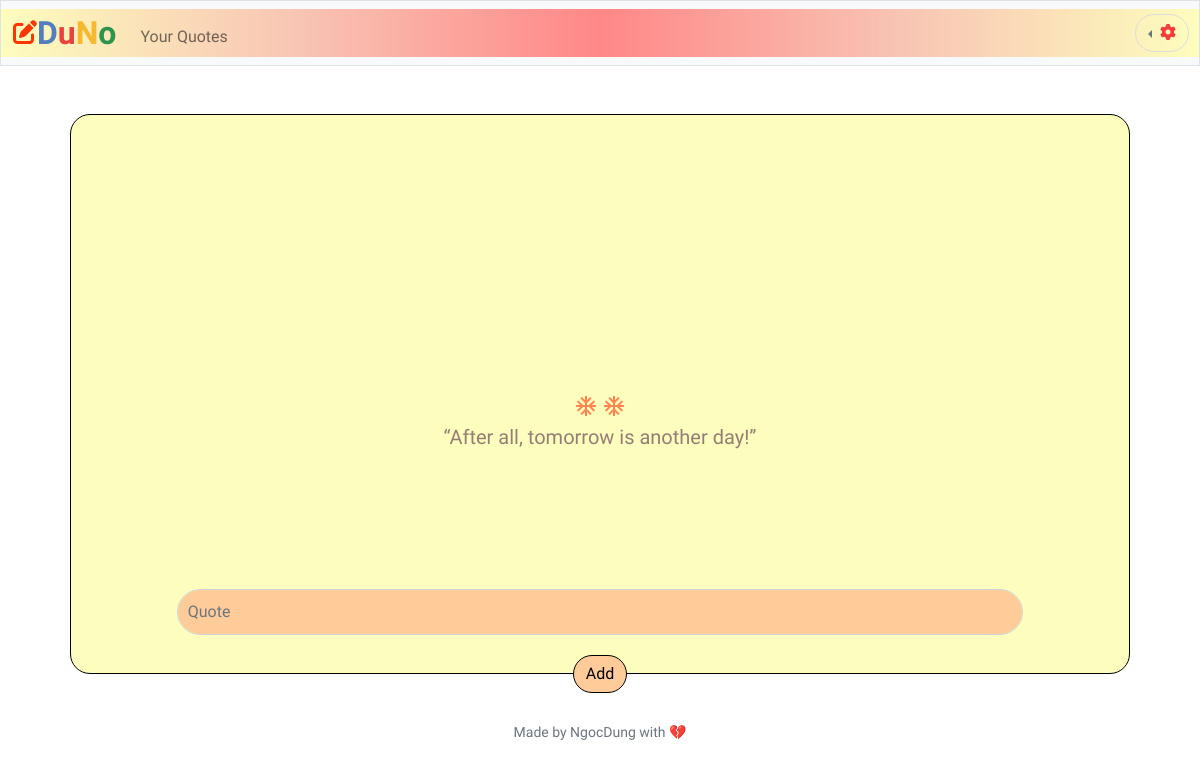
Before: / (signed in) with the older database file.
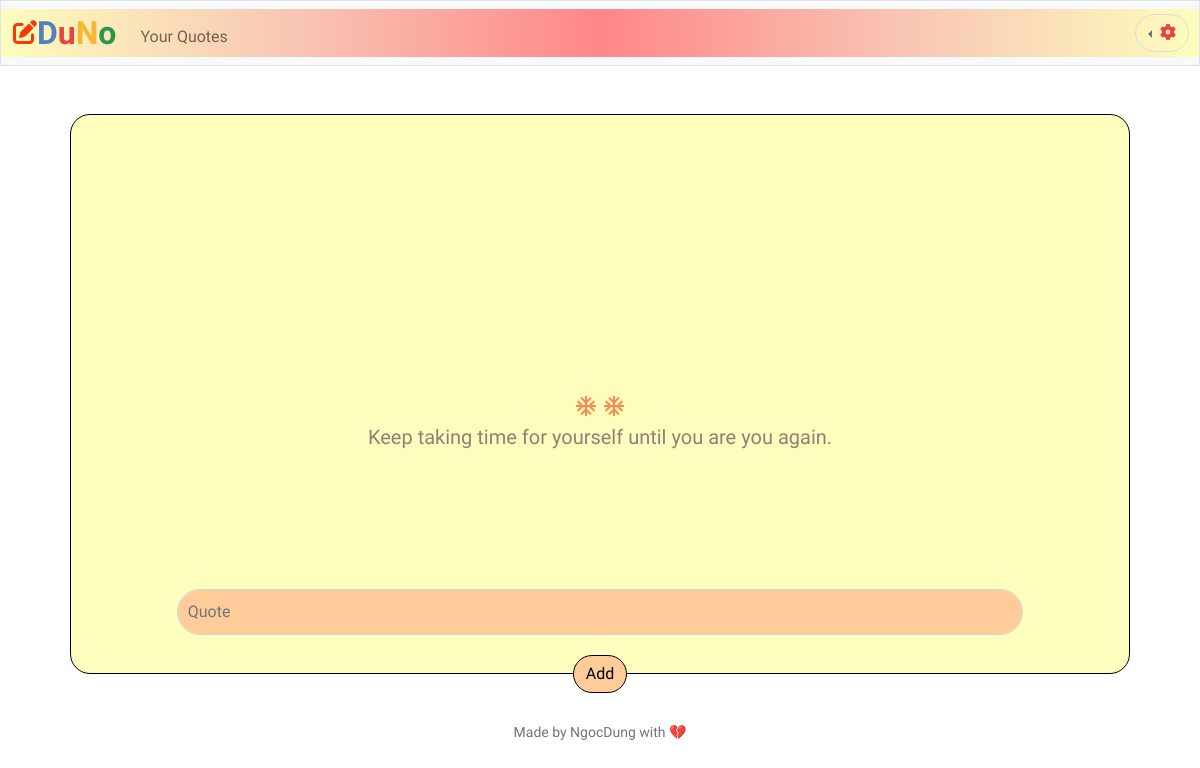
After: the same page with the newer database file.
### tables this page shows
CREATE TABLE quotes (
    id INTEGER PRIMARY KEY AUTOINCREMENT,
    user_id INTEGER,
    quote TEXT NOT NULL,
    FOREIGN KEY (user_id) REFERENCES users(id)
);

### app.py (the view, shortened to what this page needs)
@app.route("/", methods=["GET", "POST"])
@login_required
def index():
    if request.method == "GET":
        current_id = session["user_id"]
        random_quote = get_random_quote(current_id)
        return render_template("index.html", random_quote=random_quote)

### app.py (called while the page is built)
@app.after_request
def after_request(response):
    response.headers["Cache-Control"] = "no-cache, no-store, must-revalidate"
    response.headers["Expires"] = 0
    response.headers["Pragma"] = "no-cache"
    return response

def get_random_quote(user_id):
    quotes = db.execute("SELECT quote FROM quotes WHERE user_id=?", user_id)
    if len(quotes) == 0:
        return
    else:
        random_quote = random.choice(quotes)
    return random_quote["quote"]

### helper.py (called while the page is built)
def login_required(f):
    @wraps(f)
    def decorated_function(*args, **kwargs):
        if session.get("user_id") is None:
            return redirect("/login")
        return f(*args, **kwargs)
    return decorated_function

### templates/index.html (shortened to what this page needs)
{% extends "layout.html" %}
{% block main %}
<div class = "container-quote">
    <div class = "text-focus-in" style = "color:#967E76">
        <i class="material-icons" style="color: #FF8551;">&#xeb3b;</i>
        <i class="material-icons" style="color: #FF8551;">&#xeb3b;</i>
        <h5>{{random_quote}}</h5>
    </div>
    <div class="bottom-elements">
        <form action="/" method="post">
            <input class="quote form-control mx-auto" autocomplete="off" autofocus type="text" placeholder="Quote" name="quote">
            <button type="submit" class="button btn btn-outline-primary">Add</button>
        </form>
    </div>
</div>
{% endblock %}

Changed rows visible on the page:
changed quotes: quote "“After all, tomorrow is another day!”" → "Keep taking time for yourself until you are you again."
